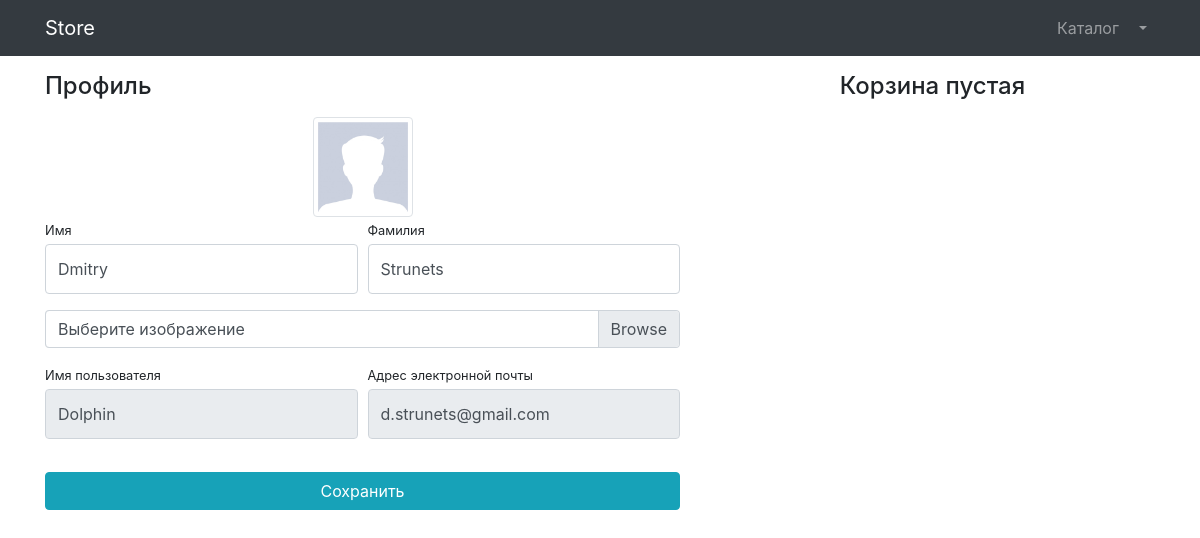
The app's page /users/profile/3 (signed in) with its own data.
### users/models.py (models this page shows)
class User(AbstractUser):  # наследуемся от существующего класса и через upload_to добавляем новое необязательное поле
    image = models.ImageField(upload_to="users_images/", blank=True, null=True)
    is_verified_email = models.BooleanField(default=False)
    class Meta:
        verbose_name = 'Пользователя'
        verbose_name_plural = 'Пользователи'

### users/views.py (the view, shortened to what this page needs)
# urls.py: path('profile/<int:pk>',login_required(UserProfileView.as_view()), name='profile'),
class UserProfileView(TitleMixin,UpdateView):
    model = User
    template_name = 'users/profile.html'
    form_class = UserProfileForm
    title = 'Store - Профиль'
    def get_context_data(self, **kwargs):
        context = super(UserProfileView, self).get_context_data()
        context['baskets'] = Basket.objects.filter(user=self.object)  # self не забудь
        return context

### users/forms.py
class UserProfileForm(UserChangeForm):
    first_name = forms.CharField(widget=forms.TextInput(attrs={
        'class': 'form-control py-4',  # стиль для поля
    }))
    last_name = forms.CharField(widget=forms.TextInput(attrs={
        'class': 'form-control py-4', }))
    image = forms.ImageField(widget=forms.FileInput(attrs={
        'class': 'custom-file-label'}), required=False)  # необязательно добавлять
    username = forms.CharField(widget=forms.TextInput(attrs={
        'class': 'form-control py-4', 'readonly': True  # нельзя изменять
    }))
    email = forms.EmailField(widget=forms.TextInput(attrs={
        'class': 'form-control py-4', 'readonly': True
    }))
    class Meta:
        model = User
        fields = ['first_name', 'last_name', 'image', 'username', 'email']

### common/views.py (called while the page is built)
    def get_context_data(self, **kwargs):
        context=super(TitleMixin,self).get_context_data()
        context['title']=self.title
        return context

### users/templates/users/profile.html (shortened to what this page needs)
{% extends 'products/base.html' %}
{% load static %}
{% block style_css %}
    <link href="{% static '/vendor/css/profile.css' %}" rel="stylesheet">
{% endblock %}
{% block content %}
    <div class="container">
        <div class="row">
            <div class="col-lg-7">
                <h4 class="mt-3 mb-3">Профиль</h4>
                <div class="col-lg-12 text-center">
                    <img width="100" height="100"
                         src="{% if user.image %}{{ user.image.url }}{% else %}{% static '/vendor/img/users/default_avatar.jpg' %}{% endif %}"
                         class="img-thumbnail">
                </div>
                <form action="{% url 'users:profile' user.id %}" method="post" enctype="multipart/form-data">
                    <div class="form-row">
                        <div class="col-lg-6">
                            <div class="form-group">
                                <label class="small mb-1" for="{{ form.first_name.id_for_label }}">Имя</label>
                                {{ form.first_name }}
                            </div>
                        </div>
                        <div class="col-lg-6">
                            <div class="form-group">
                                <label class="small mb-1" for="{{ form.last_name.id_for_label }}">Фамилия</label>
                                {{ form.last_name }}
                            </div>
                        </div>
                    </div>
                    <div class="form-row mb-2">
                        <div class="col-lg-12">
                            <div class="custom-file">
                                <label class="custom-file-label" for="{{ form.image.id_for_label }}">Выберите
                                    изображение</label>
                            </div>
                        </div>
                    </div>
                    <div class="form-row">
                        <div class="col-lg-6">
                            <label class="small mb-1" for="{{ form.username.id_for_label }}">Имя пользователя</label>
                            {{ form.username }}
                        </div>
                        <div class="col-lg-6">
                            <label class="small mb-1" for="{{ form.email.id_for_label }}">Адрес электронной
                                почты</label>
                            {{ form.email }}
                        </div>
                    </div>
                    <div class="form-row">
                        <div class="col-lg-12" style="margin-top: 33px;">
                            <input class="btn btn-info btn-block" type="submit" value="Сохранить">
                        </div>
                    </div>
                </form>
            </div>
            <div class="col-lg-5">
                {% include 'users/basket.html' %}
            </div>
        </div>
    </div>
{% endblock %}

### records on screen
User: first_name "Dmitry", last_name "Strunets", username "Dolphin", email "d.strunets@gmail.com"
